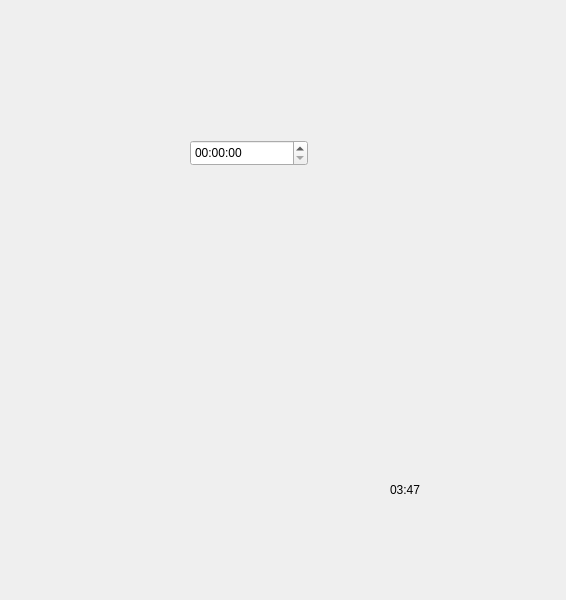
<?xml version="1.0" encoding="UTF-8"?>
<ui version="4.0">
 <class>Widget</class>
 <widget class="QWidget" name="Widget">
  <property name="geometry">
   <rect>
    <x>0</x>
    <y>0</y>
    <width>566</width>
    <height>600</height>
   </rect>
  </property>
  <property name="windowTitle">
   <string>Widget</string>
  </property>
  <widget class="QLabel" name="label">
   <property name="geometry">
    <rect>
     <x>390</x>
     <y>480</y>
     <width>63</width>
     <height>20</height>
    </rect>
   </property>
   <property name="text">
    <string>03:47</string>
   </property>
  </widget>
  <widget class="QTimeEdit" name="timeEdit">
   <property name="geometry">
    <rect>
     <x>190</x>
     <y>140</y>
     <width>118</width>
     <height>26</height>
    </rect>
   </property>
  </widget>
 </widget>
 <resources/>
 <connections/>
</ui>
